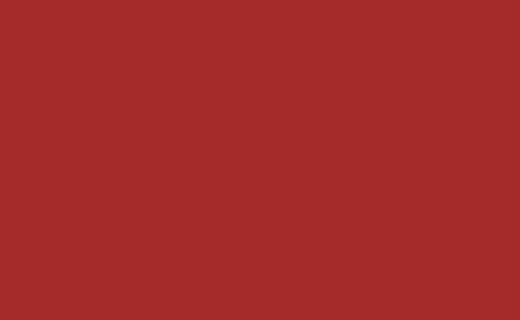
Frame 1 (no input)
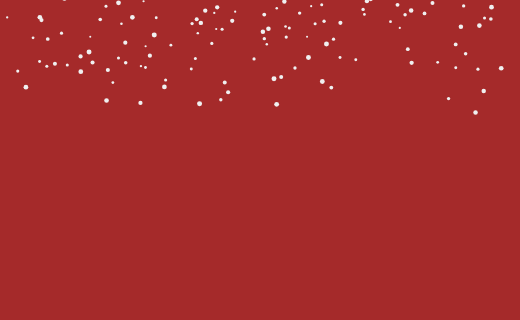
Frame 60 (no input)
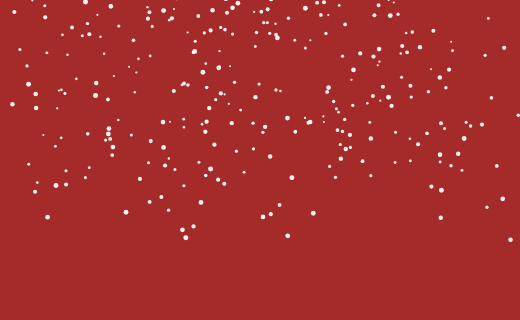
Frame 120 (the mouse pressed at the canvas centre since frame 60)

The p5.js sketch that drew these frames (run headless with seeded random() and noise() and a simulated clock; from frame 60 on, the mouse is pressed at the canvas centre):

// p5.js sketch
// ── sketch.js

let snowflakes = []; // array to hold snowflake objects

function setup() {
  createCanvas(520, 320);
  fill(240);
  noStroke();
}

function draw() {
  background('brown');
  let t = frameCount / 60; // update time

  // create a random number of snowflakes each frame
  for (let i = 0; i < random(5); i++) {
    snowflakes.push(new snowflake()); // append snowflake object
  }

  // loop through snowflakes with a for..of loop
  for (let flake of snowflakes) {
    flake.update(t); // update snowflake position
    flake.display(); // draw snowflake
  }
}

// snowflake class
function snowflake() {
  // initialize coordinates
  this.posX = 0;
  this.posY = random(-50, 0);
  this.initialangle = random(0, 2 * PI);
  this.size = random(2, 5);

  // radius of snowflake spiral
  // chosen so the snowflakes are uniformly spread out in area
  this.radius = sqrt(random(pow(width / 2, 2)));

  this.update = function(time) {
    // x position follows a circle
    let w = 0.6; // angular speed
    let angle = w * time + this.initialangle;
    this.posX = width / 2 + this.radius * sin(angle);

    // different size snowflakes fall at slightly different y speeds
    this.posY += pow(this.size, 0.5);

    // delete snowflake if past end of screen
    if (this.posY > height) {
      let index = snowflakes.indexOf(this);
      snowflakes.splice(index, 1);
    }
  };

  this.display = function() {
    ellipse(this.posX, this.posY, this.size);
  };
}
